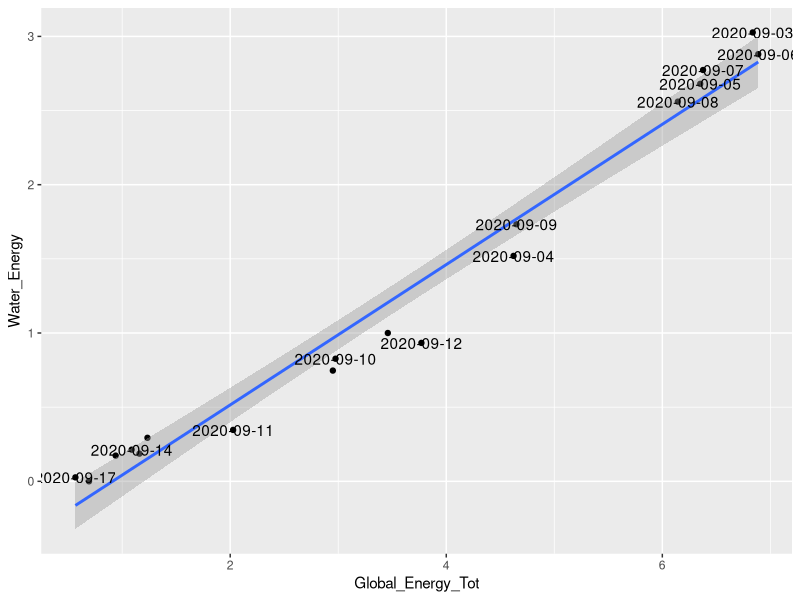
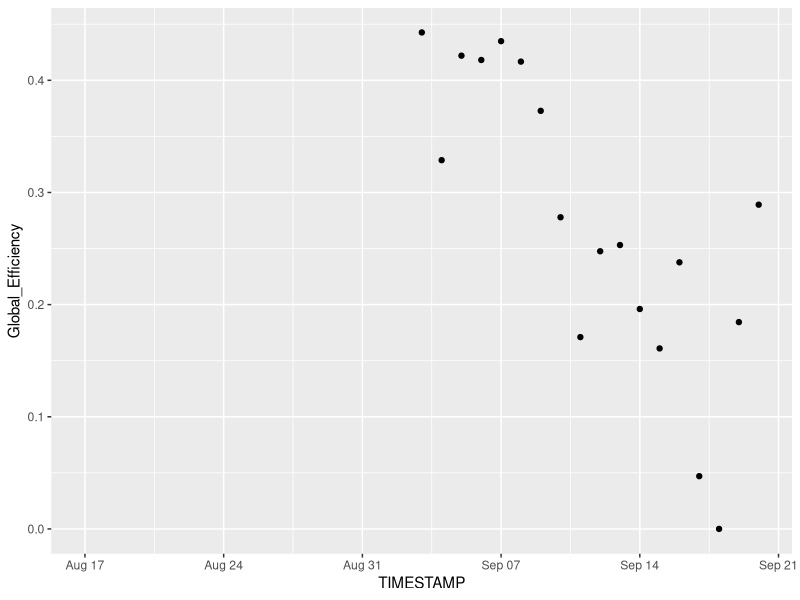
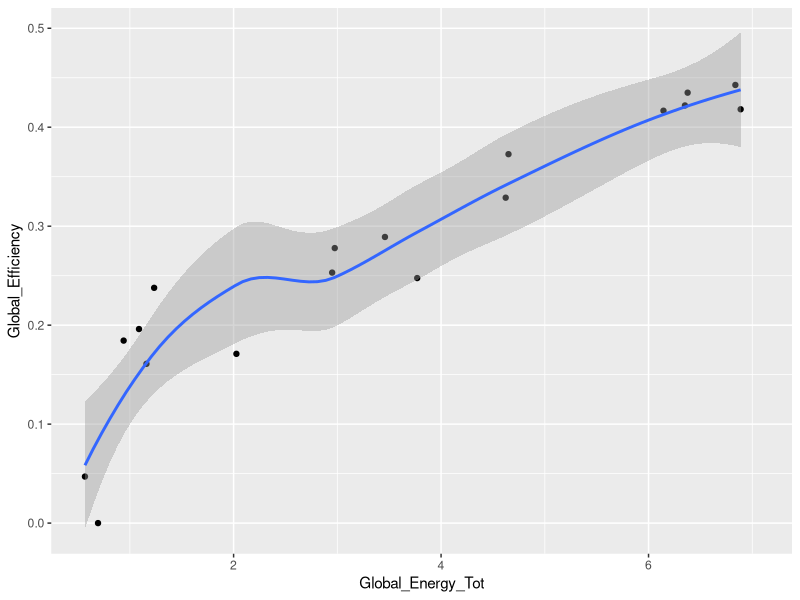
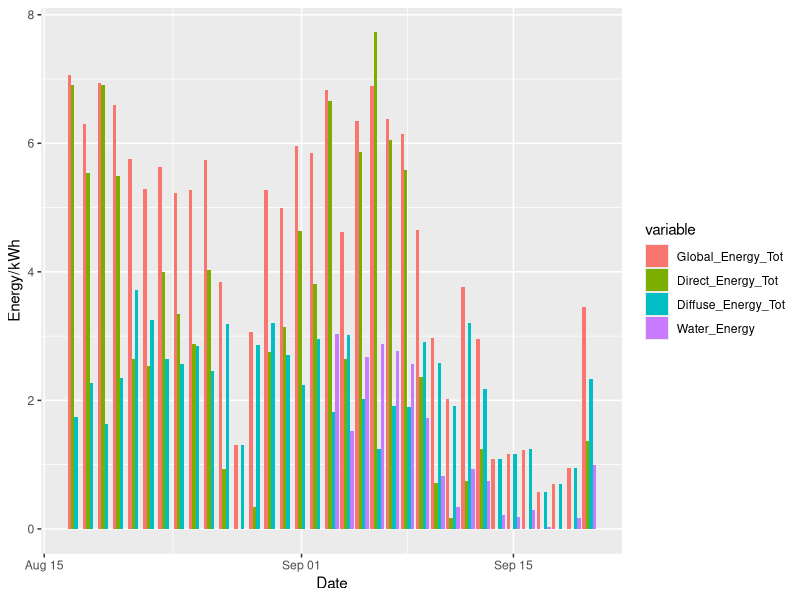

R code for these plots, in order:
##Get solar still water daily production data
setwd("D:/R/Solar Still")
library(lubridate)
data_record <- as.Date("2020-08-17")
SolarWater <- read.csv(file = "Bottom Heating Solar Still Water Production.csv", header = FALSE, stringsAsFactors = FALSE)
SolarWater_Day <- c(SolarWater[1, 1], SolarWater[1, 2])
for(i in 2:(length(SolarWater)/2)){
  daydata <- c(SolarWater[1, 2*i-1], SolarWater[1, 2*i])
  SolarWater_Day <- rbind(SolarWater_Day, daydata)
}
SolarWater_Day <- as.data.frame(SolarWater_Day, stringsAsFactors = FALSE)
names(SolarWater_Day) <- c("Date", "Water_Production")
row.names(SolarWater_Day) <- SolarWater_Day[, 1]
SolarWater_Day$Date <- ymd(SolarWater_Day$Date)
SolarWater_Day <- SolarWater_Day[SolarWater_Day$Date >= data_record, ]
SolarWater_Day$Water_Production <- as.numeric(SolarWater_Day$Water_Production)*4/1000
SolarWater_Day$Water_Energy <- SolarWater_Day$Water_Production/1.5

##Get solar environment daily data
setwd("D:/R/Solar Still")
library(lubridate)
SolarEnv_Day <- read.csv(file = "CR1000_BSRN1000_Day200921.csv", skip = 1, stringsAsFactors = FALSE)
SolarEnvUnit_Day <- SolarEnv_Day[1, ]
SolarEnv_Day <- SolarEnv_Day[c(-1, -2), ] ##Delete two rows of unit
SolarEnv_Day$TIMESTAMP <- as.Date(ymd_hms(SolarEnv_Day$TIMESTAMP))
SolarEnv_Day$TIMESTAMP <- SolarEnv_Day$TIMESTAMP - ddays(1)
SolarEnv_Day[, 2:39] <- lapply(SolarEnv_Day[, 2:39], as.numeric)
##Select data column and analysis
datacol <- c("TIMESTAMP", "Global_Energy_Tot", "Direct_Energy_Tot", "Diffuse_Energy_Tot")
SolarData_Day <- SolarEnv_Day[c(SolarEnv_Day$TIMESTAMP >= data_record), datacol]
row.names(SolarData_Day) <- SolarData_Day[, 1]
SolarDataUnit_Day <- SolarEnvUnit_Day[datacol]
SolarData_Day <- merge(SolarData_Day, SolarWater_Day[, c("Date", "Water_Energy")], by.x = "TIMESTAMP", by.y = "Date", all = TRUE)
library(reshape2)
SolarEnergy_Day <- melt(SolarData_Day, id = "TIMESTAMP")
SolarData_Day$Global_Efficiency <- SolarData_Day$Water_Energy/SolarData_Day$Global_Energy_Tot
##SolarData_Day$Direct_Efficiency <- SolarData_Day$Water_Energy/SolarData_Day$Direct_Energy_Tot
write.csv(SolarData_Day, file = "Bottom Heating Solar Still Daily Water Production.csv")

library(ggplot2)
##fit1 <- lm(Water_Energy ~ Global_Energy_Tot + Direct_Energy_Tot, data = na.omit(SolarData_Day))
##fit2 <- lm(Water_Energy ~ Global_Energy_Tot, data = na.omit(SolarData_Day))
##fit3 <- lm(Water_Energy ~ poly(Global_Energy_Tot, 2), data = na.omit(SolarData_Day))
##fit4 <- lm(Water_Energy ~ Global_Energy_Tot + I(Global_Energy_Tot^2), data = na.omit(SolarData_Day))
g <- ggplot(na.omit(SolarData_Day), aes(x = Global_Energy_Tot, y = Water_Energy))
g + geom_point() + geom_smooth(method = "lm") + geom_text(data = na.omit(SolarData_Day), aes(label = TIMESTAMP), check_overlap = TRUE)
q <- ggplot(data = SolarData_Day, aes(TIMESTAMP, Global_Efficiency))
q + geom_point()
o <- ggplot(data = SolarData_Day, aes(Global_Energy_Tot, Global_Efficiency))
o + geom_point() + geom_smooth()
##r <- ggplot(data = SolarData_Day, aes(Direct_Energy_Tot, Global_Efficiency))
##r + geom_point()
p <- ggplot(SolarEnergy_Day, aes(TIMESTAMP, value, fill = variable))
p + geom_bar(stat = 'identity', position='dodge') + labs(x = "Date", y = "Energy/kWh") 